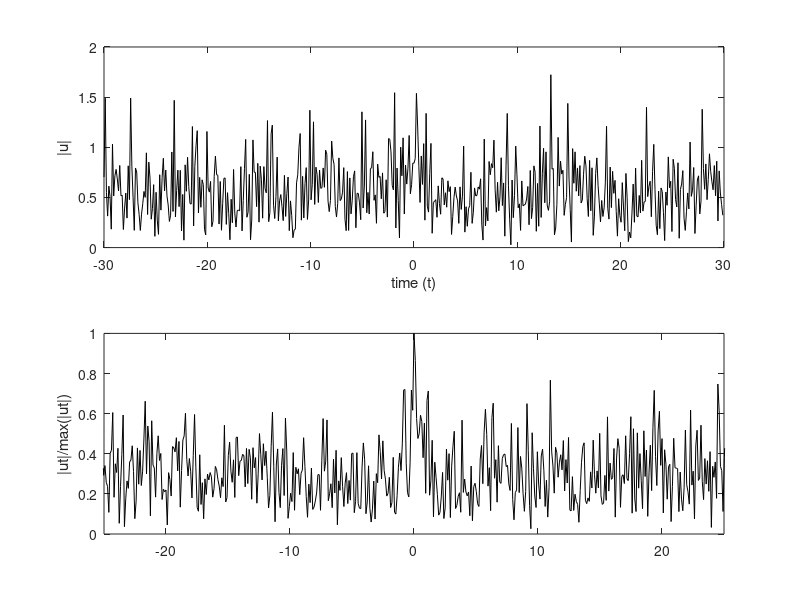

Write the MATLAB code that produced this figure. (Note: this script raises an error after producing the figure.)
clear all; close all;

L=30; % time slot to transform
n=512; % number of Fourier modes 2^9
t2=linspace(-L,L,n+1); t=t2(1:n); % time discretization
k=(2*pi/(2*L))*[0:(n/2-1) -n/2:-1]; % frequency components of FFT
u=sech(t); % ideal signal in the time domain 
figure(1), subplot(3,1,1), plot(t,u,'k'), hold on
%adding white noise
noise=10;
ut=fft(u); 
%utn=ut+noise*(randn(1,n)+i*randn(1,n));
%un=ifft(utn);
%figure(1), subplot(3,1,2), plot(t,abs(un),'k'), hold on
unt=ut+noise*(randn(1,n)+i*randn(1,n)); 
un=ifft(unt);

%then apply the filter
filter=exp(-0.2*(k).^2); 
unft=filter.*unt; unf=ifft(unft);

subplot(2,1,1), plot(t,abs(un),'k')
axis([-30 30 0 2])
xlabel('time (t)'), ylabel('|u|')
subplot(2,1,2) 
plot(fftshift(k),abs(fftshift(unt))/max(abs(fftshift(unt))),'k') 
axis([-25 25 0 1])
xlabel('wavenumber (k)', ylabel('|ut|/max(|ut|)'));